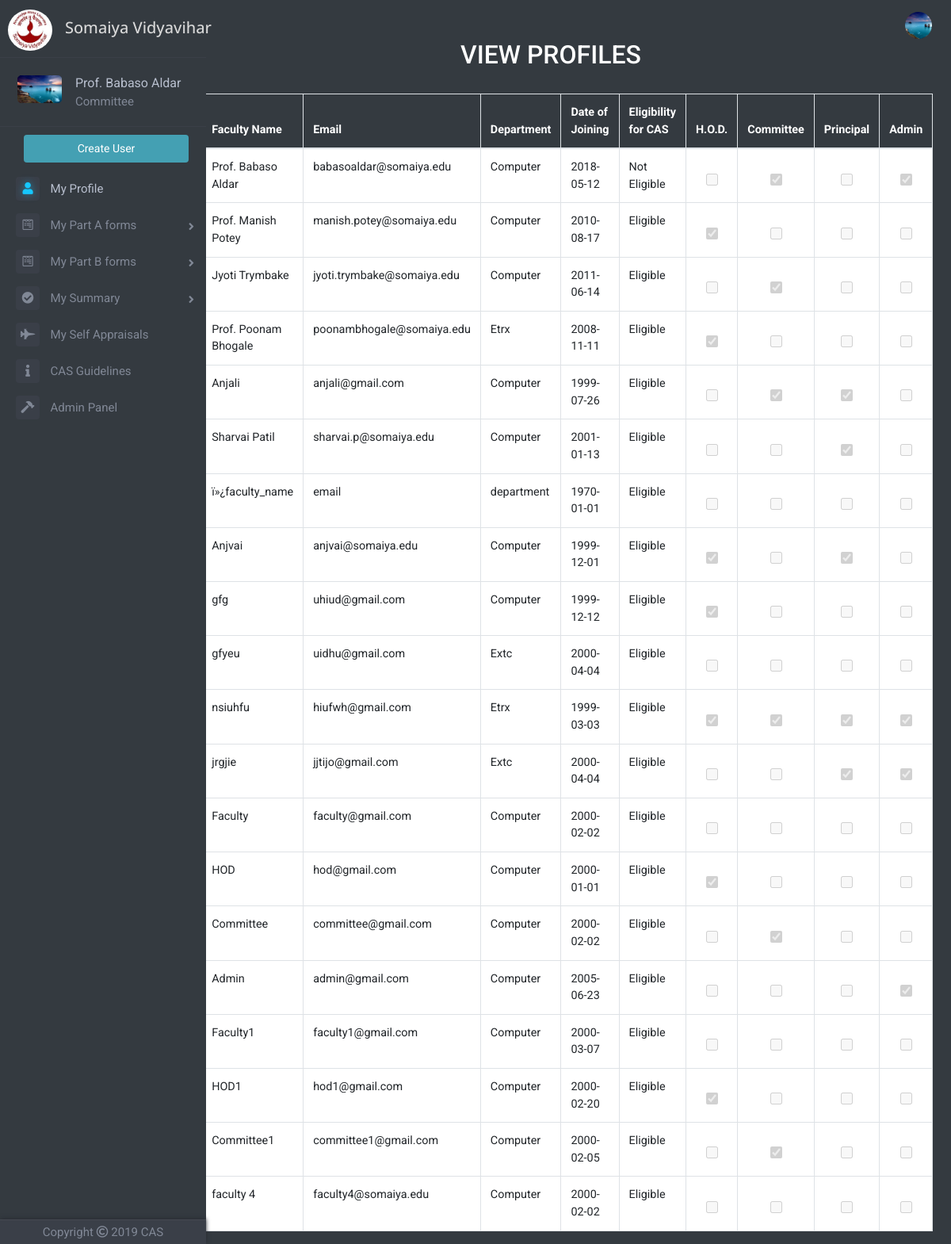
/viewprofiles.php (signed in), run on an earlier commit of the app's database.
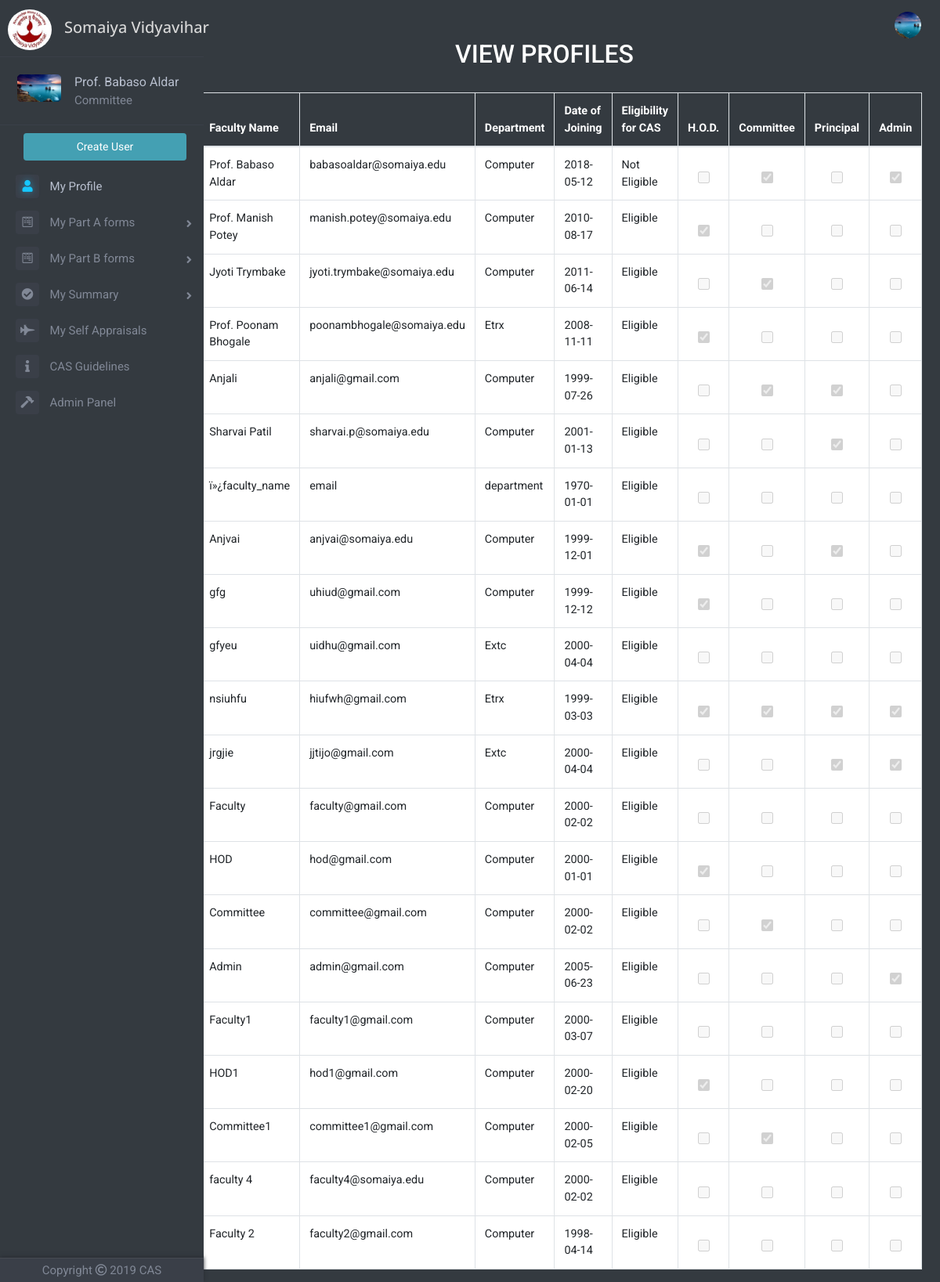
And on a later commit of the database.
### tables this page shows
CREATE TABLE `faculty_table` (
  `id` int(11) NOT NULL,
  `faculty_name` varchar(100) NOT NULL,
  `email` varchar(50) NOT NULL,
  `password` varchar(256) NOT NULL,
  `date_of_joining` date NOT NULL,
  `department` varchar(50) NOT NULL,
  `profilePicLocation` varchar(100) NOT NULL DEFAULT 'defaults/default_userprofile_pic.png',
  `faculty` int(11) NOT NULL,
  `hod` int(11) NOT NULL,
  `committee` int(11) NOT NULL,
  `principal` int(11) NOT NULL,
  `admin` int(11) NOT NULL
);

### viewprofiles.php (the view, shortened to what this page needs)
<?php
if(!isset($_SESSION['id']))
{
	header("LOCATION: index.php");
}
else
{
include 'dbh.php';
$userId=mysqli_real_escape_string($conn,$_SESSION['id']);
$sqlx="SELECT profilePicLocation FROM faculty_table WHERE id='$userId'";
$resultx=mysqli_query($conn,$sqlx);
$rowx=mysqli_fetch_assoc($resultx);
$profilePicLocation=$rowx['profilePicLocation'];
include 'top.php';
include 'left-nav.php';
?>
   	<div class="container">
		<div class="row justify-content-center">
			<div class="col offset-md-2" id="part-b-container">
				<h2 class="text-center" style="color:white">VIEW PROFILES</h2><br>
				<div class="admin-table">
				<table class="table table-bordered" style="background-color: white">
				  	<thead style="color: white">
					    <tr>
					      	<th scope="col" style="background-color: #343a40">#</th>
					      	<th scope="col" style="background-color: #343a40">Faculty Name</th>
					      	<th scope="col" style="background-color: #343a40">Email</th>
					      	<th scope="col" style="background-color: #343a40">Department</th>
					      	<th scope="col" style="background-color: #343a40">Date of Joining</th>
					      	<th scope="col" style="background-color: #343a40">Eligibility for CAS</th>
					      	<th scope="col" style="background-color: #343a40">H.O.D.</th>
					      	<th scope="col" style="background-color: #343a40">Committee</th>
					      	<th scope="col" style="background-color: #343a40">Principal</th>
					      	<th scope="col" style="background-color: #343a40">Admin</th>
					    </tr>
				  	</thead>
				  	<tbody>
				  		<?php
				  		$sqlc="SELECT hod,committee,department FROM faculty_table WHERE id='$userId'";
				  		$resultc=mysqli_query($conn,$sqlc);
				  		$rowc=mysqli_fetch_assoc($resultc);
				  		if($rowc['committee']==1)
				  		{
				  			$check="committee";
				  		}
				  		if($check=="hod")
				  		{
				  			$departmentc=mysqli_real_escape_string($conn,$rowc['department']);
				  			$sql="SELECT id, faculty_name, email, date_of_joining, department, hod, committee, principal, admin FROM faculty_table WHERE department='$departmentc' AND hod=0";
				  			$result=mysqli_query($conn,$sql);
				  		}
				  		else
				  		{
				  			$sql="SELECT id, faculty_name, email, date_of_joining, department, hod, committee, principal, admin FROM faculty_table";
				  			$result=mysqli_query($conn,$sql);
				  		}
				  		$count=1;
				  		while($row=mysqli_fetch_assoc($result))
				  		{
				  			$id=$row['id'];
				  			$faculty_name=$row['faculty_name'];
				  			$email=$row['email'];
				  			$date_of_joining=$row['date_of_joining'];
				  			$department=$row['department'];
				  			$hod=$row['hod'];
				  			$committee=$row['committee'];
				  			$principal=$row['principal'];
				  			$admin=$row['admin'];
					  		?>
						    <tr>
						      	<th scope="row"><?php echo $count; ?></th>
						      	<td><?php echo $faculty_name; ?></td>
						      	<td><?php echo $email; ?></td>
						      	<td><?php echo $department; ?></td>
						      	<td><?php echo $date_of_joining; ?></td>
						    <?php
							$now = time();
							$your_date = strtotime($date_of_joining);
							$datediff = $now - $your_date;
							$years = floor($datediff / (365*60*60*24));
						    if($years>=5)
						    {
						    	?>
						    	<td>Eligible</td>
						    	<?php
						    }
						    else
						    {
						    	?>
						    	<td>Not Eligible</td>
						    	<?php
						    }
						    ?>
						      	<form class="update-rights-form" id="update-rights-form-<?php echo $id; ?>" action="" method="POST">
						      		<td class="table-center">
						      			<?php
						      			if($hod==1)
						      			{
						      				?>
						      				<input type="checkbox" class="admin-table-checkbox" name="hod" id="hod<?php echo $id; ?>" value="hod" checked disabled>
						      				<?php
						      			}
						      			else
						      			{
						      				?>
						      				<input type="checkbox" class="admin-table-checkbox" name="hod" id="hod<?php echo $id; ?>" value="hod" disabled>
						      				<?php
						      			}
						      			?>
		  							</td>
		  							<td class="table-center">
		  								<?php
		  								if($committee==1)
		  								{
		  									?>
		  									<input type="checkbox" class="admin-table-checkbox" name="committee" id="committee<?php echo $id; ?>" value="committee" checked disabled>
		  									<?php
		  								}
		  								else
		  								{
		  									?>
		  									<input type="checkbox" class="admin-table-checkbox" name="committee" id="committee<?php echo $id; ?>" value="committee" disabled>
		  									<?php
		  								}
		  								?>
		  							</td>
		  							<td class="table-center">
		  								<?php
		  								if($principal==1)
		  								{
		  									?>
		  									<input type="checkbox" class="admin-table-checkbox" name="principal" id="principal<?php echo $id; ?>" value="principal" checked disabled>
		  									<?php
		  								}
		  								else
		  								{
		  									?>
		  									<input type="checkbox" class="admin-table-checkbox" name="principal"id="principal<?php echo $id; ?>"  value="principal" disabled>
		  									<?php
		  								}
		  								?>
		  							</td>
		  							<td class="table-center">
		  								<?php
		  								if($admin==1)
		  								{
		  									?>
		  									<input type="checkbox" class="admin-table-checkbox" name="admin" id="admin<?php echo $id; ?>" value="admin" checked disabled>
		  									<?php
		  								}
		  								else
		  								{
		  									?>
		  									<input type="checkbox" class="admin-table-checkbox" name="admin" id="admin<?php echo $id; ?>" value="admin" disabled>
		  									<?php
		  								}
		  								?>
		  							</td>
						      	</form>
						    </tr>
						    <?php
						    $count+=1;
						}
					    ?>
				  </tbody>
				</table>
				</div>
			</div>
		</div>
	</div>
</body>
</html>
<?php
}
?>

### top.php (shortened to what this page needs)
<!DOCTYPE html>
<html>
<head>
	<link rel="stylesheet" href="https://maxcdn.bootstrapcdn.com/bootstrap/4.1.3/css/bootstrap.min.css">
	<link href="https://stackpath.bootstrapcdn.com/font-awesome/4.7.0/css/font-awesome.min.css" rel="stylesheet">
	<link href="//netdna.bootstrapcdn.com/font-awesome/4.1.0/css/font-awesome.min.css" rel="stylesheet">
	<link rel="stylesheet" type="text/css" href="Frontend/global.css">
	<link rel="stylesheet" href="https://cdnjs.cloudflare.com/ajax/libs/animate.css/3.7.0/animate.min.css">
	<link rel="stylesheet" href="https://use.fontawesome.com/releases/v5.6.3/css/all.css">
</head>
<body>
		<nav class="navbar navbar-expand-lg sticky-top navbar-dark bg-dark" style="height: 50px">
	  	<a class="navbar-brand" href="index.php"><img src="img\logo1.jpg" style="width: 56px;height: 52px;margin-left: -6px;border-radius: 50%;margin-top: 26px"></a>
	  	<h3 class="text-left index-h1" style="font-size: 20px;margin-top: 27px">Somaiya Vidyavihar</h3>
	  	<div class="collapse navbar-collapse" id="navbarSupportedContent">
		    <ul class="navbar-nav ml-auto">
		      	<?php
		      	if(!isset($_SESSION['id']))
		      	{
			      	?>
			      	<li class="nav-item">
			        	<a class="nav-link" href="index.php">Sign Up | Sign In</a>
			      	</li>
			      	<?php
			    }
			    else
			    {
			    	?>
			      	<li class="nav-item dropdown">
				        <img class="nav-link dropdown-toggle" src="<?php echo $profilePicLocation; ?>" width="50px" height="50px" style="overflow: hidden;border-radius: 50%;display:block;margin:0 auto;object-fit: cover;cursor: pointer;margin-top: 13px" id="navbarDropdown" role="button" data-toggle="dropdown" aria-haspopup="true" aria-expanded="false">
			      	</li>
			      	<?php
		      	}
		      	?>
		    </ul>
	  	</div>
	</nav>

### left-nav.php (shortened to what this page needs)
<?php
$uid=mysqli_real_escape_string($conn,$_SESSION['id']);
$sqlp="SELECT profilePicLocation, faculty_name, admin, hod, committee FROM faculty_table WHERE id='$uid'";
$resultp=mysqli_query($conn,$sqlp);
$rowp=mysqli_fetch_assoc($resultp);
$profilePicLocation=$rowp['profilePicLocation'];
$faculty_name=$rowp['faculty_name'];
$committee=$rowp['committee'];
$admin=$rowp['admin'];
?>
<div class="page-wrapper chiller-theme toggled">
	<nav id="sidebar" class="sidebar-wrapper sm-hidden">
		<div class="sidebar-content">
			<div class="sidebar-brand">
				<div id="close-sidebar">
				</div>
			</div><br>
			<div class="sidebar-header">
				<div class="user-pic">
					<img class="img-responsive img-rounded" src="<?php echo $profilePicLocation; ?>"
						alt="User picture">
				</div>
				<div class="user-info">
					<span class="user-name" style="font-size: 16px">
						<?php echo $faculty_name; ?>
					</span>
				 		<?php
				 	if($committee==1)
					{
						?>
						<span class="user-role" style="font-size: 15px">Committee</span>
				 		<?php
				 	}
				 	?>
				</div>
			</div>
			<?php
			$currentyear=date("Y");
			?>
			<div class="sidebar-menu">
				<ul>
					<?php
					if($admin==1)
					{
						?>
							<a href="createuser.php"><input type="submit" name="submit" value="Create User" class="btn create-user-admin" /></a>
						<?php
					}
					?>
					<li class="sidebar-dropdown active">
						<a href="userprofile.php">
							<i class="fas fa-user" style="font-size: 15px"></i>
							<span style="font-size: 15px">My Profile</span>
						</a>
					</li>
					<li class="sidebar-dropdown dropdown-arrow">
						<a>
							<i class="fab fa-wpforms" style="font-size: 15px"></i>
							<span style="font-size: 15px;cursor:pointer">My Part A forms</span>
						</a>
					</li>
					<li class="sidebar-dropdown dropdown-arrow">
						<a>
							<i class="fab fa-wpforms" style="font-size: 15px"></i>
							<span style="font-size: 15px;cursor:pointer">My Part B forms</span>
						</a>
					</li>
					<li class="sidebar-dropdown dropdown-arrow">
						<a>
							<i class="fa fa-check-circle" aria-hidden="true" style="font-size: 15px"></i>
							<span style="font-size: 15px;cursor:pointer">My Summary</span>
						</a>
					</li>
					<li class="sidebar-dropdown">
						<a href="self-appraisals.php?id=<?php echo $_SESSION['id']; ?>">
							<i class="fas fa-fighter-jet" style="font-size: 15px"></i>
							<span style="font-size: 15px">My Self Appraisals</span>
						</a>
					</li>
					<li class="sidebar-dropdown">
						<a href="guidelines.php">
							<i class="fas fa-info" style="font-size: 15px"></i>
							<span style="font-size: 15px">CAS Guidelines</span>
						</a>
					</li>
					<?php
					if($admin==1)
					{
						?>
						<li class="sidebar-dropdown">
							<a href="adminpanel.php">
								<i class="fas fa-hammer" style="font-size: 15px"></i>
								<span style="font-size: 15px">Admin Panel</span>
							</a>
						</li>
						<?php
					}
					?>
				</ul>
			</div>
		</div>
		<div class="sidebar-footer">
			<a>
				<p style="font-size: 15px">Copyright  <i class="far fa-copyright"></i>  <?php echo $currentyear; ?>  CAS</p>
			</a>
		</div>
	</nav>

What changed in the data, as far as the page shows it:
added faculty_table: faculty_name "Faculty 2", email "faculty2@gmail.com", department "Computer", date_of_joining "1998-04-14", shows "Eligible"
